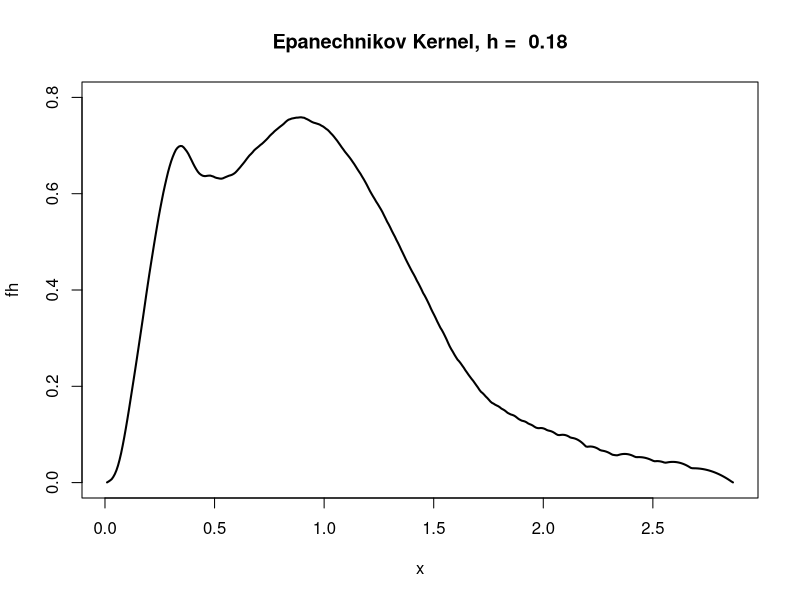
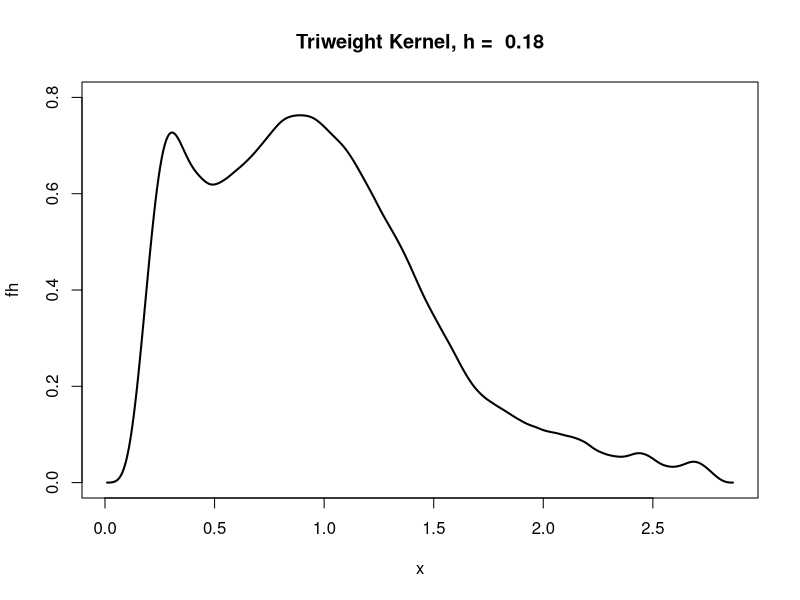

R code for these plots, in order:

# clear variables and close windows
rm(list = ls(all = TRUE))
graphics.off()

# install and load packages
libraries = c("KernSmooth")
lapply(libraries, function(x) if (!(x %in% installed.packages())) {
install.packages(x)
})
lapply(libraries, library, quietly = TRUE, character.only = TRUE)

# load data
x = read.table("nicfoo.dat")
x = x[, 1]

h = 0.18  # set bandwidth
fh1 = bkde(x, bandwidth = h, "epanech")  # density estimation using 'epanechnikov' kernel
fh2 = bkde(x, bandwidth = h, "triweight")  # density estimation using 'triweight' kenel

# plot
plot(fh1, type = "l", lwd = 2, ylab = "fh", xlab = "x", ylim = c(0, 0.8))
title(paste("Epanechnikov Kernel, h = ", h))

# plot
dev.new()
plot(fh2, type = "l", lwd = 2, ylab = "fh", xlab = "x", ylim = c(0, 0.8))
title(paste("Triweight Kernel, h = ", h))

